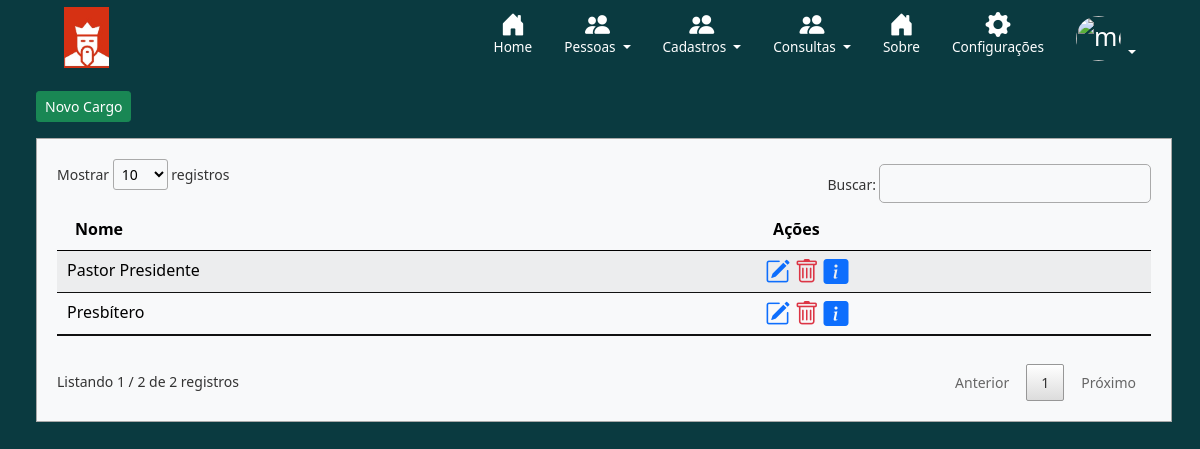
The page /listar/cargos/ (signed in) on the database as committed earlier.
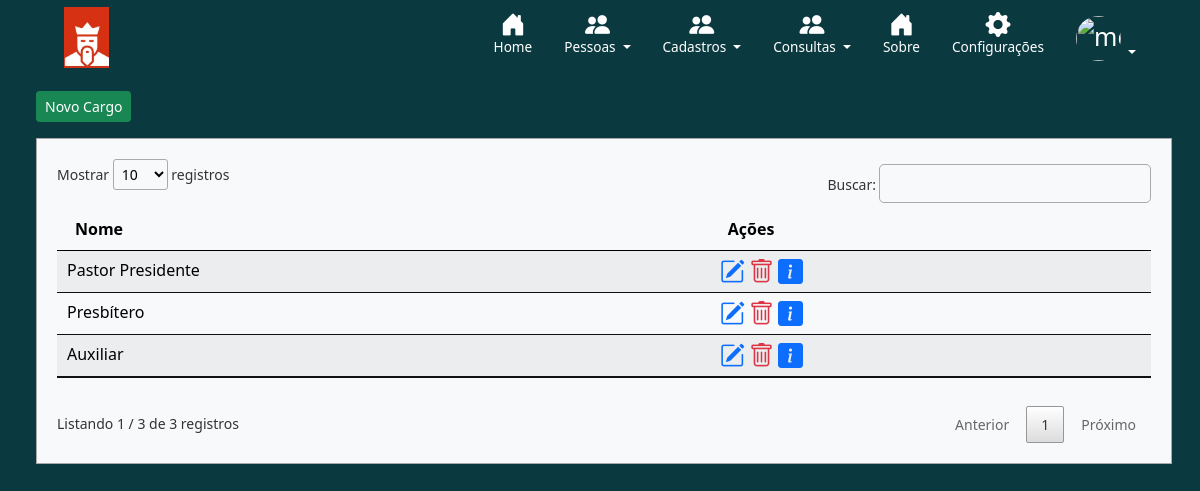
The same page on the database as committed later.
### cadastros/models.py (models this page shows, shortened)
class Cargos(models.Model):
    nome = models.CharField(max_length=100, verbose_name='Nome')

### cadastros/views.py (the view)
# urls.py: path('listar/cargos/', CargoList.as_view(), name='listar-cargos'),
class CargoList(GroupRequiredMixin, LoginRequiredMixin, ListView):
    group_required = u"usuarios"
    login_url = reverse_lazy('login')
    model = Cargos
    template_name = 'cadastros/listas/listacargo.html'

### cadastros/templates/cadastros/listas/listacargo.html (shortened to what this page needs)
{% extends 'paginas/modelo.html' %}
{% load static %}
{% block dashboard %}
<div class="container-fluid mb-4 mx-4">
    <div class="col-md-12 my-3">
        <a href="{% url 'cadastrar-cargos' %}" type="button" class="btn btn-success btn-sm">Novo Cargo</a>
    </div>
    <div class="tabela bg-light">
            <table id="example" class="table table-striped table-light table-hover my-4 my-4" style="width:100%">
                <thead>
                    <tr>
                        <th>Nome</th>
                        <th>Ações</th>
                    </tr>
                </thead>
                <tbody>
                    {% for cargos in object_list %}
                    <tr>
                        <td>{{ cargos.nome }}</td>
                        <td>
                            <a href="{% url 'editar-cargos' cargos.pk %}"  title="Editar Registro">	<i class="bi bi-pencil-square text-primary"></i> </a>
                            <a href="{% url 'excluir-cargos' cargos.pk %}" title="Excluir">	<i class="bi bi-trash text-danger"></i> </a>
                            <a href="#" onclick="dados('{{ cargos.nome }}')" title="Ver Dados">	<i class="bi bi-info-square-fill text-primary"></i> </a>
                        </td>
                    </tr>
                    {% empty %}
                    <tr>
                        <td colspan="3">Nenhum Cargo cadastrado </td>
                    </tr>
                    {% endfor %}
                </tbody>
            </table>
    </div>
    </div>
{% endblock %}

Rows that differ between the two databases and show on the page:
added Cargos: nome "Auxiliar"
Other text that changed with them:
text written by a page script: "Mostrar registros Buscar: Listando 1 / 2 de 2 registros Anterior 1 Próximo" → "Mostrar registros Buscar: Listando 1 / 3 de 3 registros Anterior 1 Próximo"
